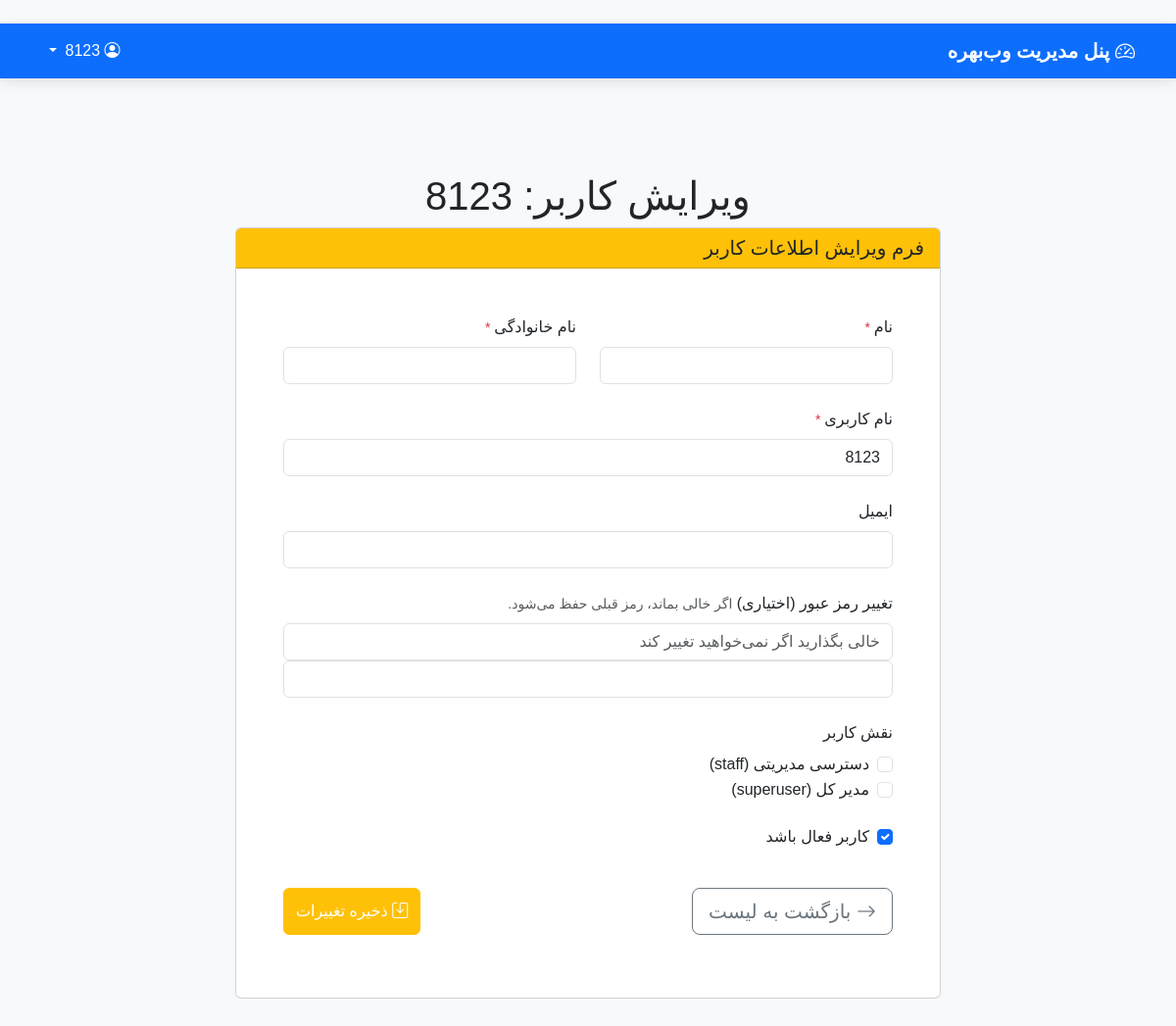
Before: /users/2/edit/ (signed in) with the older database file.
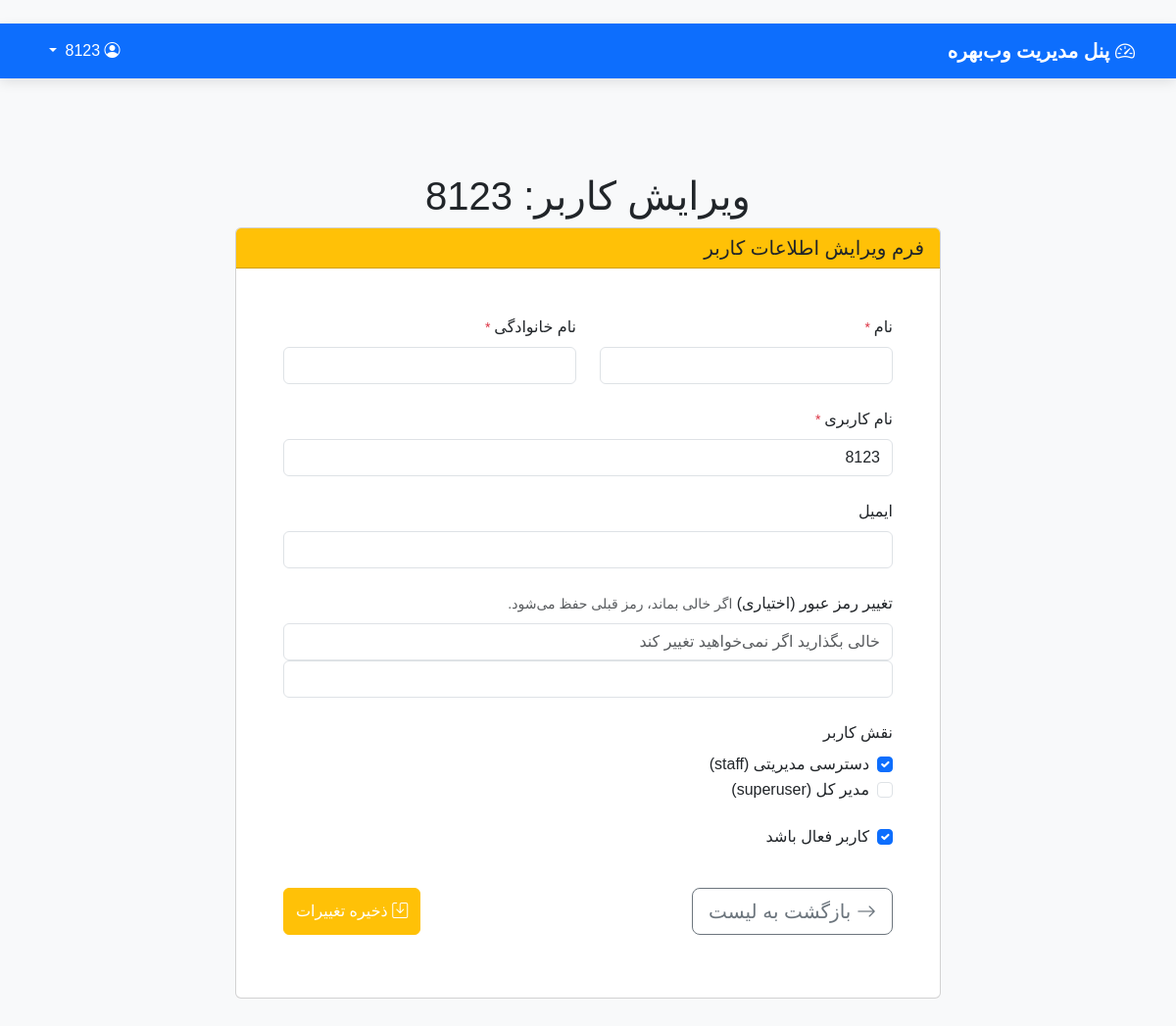
After: the same page with the newer database file.
### users/models.py (models this page shows, shortened)
class CustomUser(AbstractUser):
    ROLE_CHOICES = (
        ('manager', 'Manager'),
        ('staff', 'Staff'),
        ('employee', 'Employee'),
    )
    role = models.CharField(max_length=20, choices=ROLE_CHOICES, default='employee')
    phone_number = models.CharField(max_length=15, blank=True, null=True)
    is_staff_member = models.BooleanField(default=False)  # نقش سازمانی
    personel_code = models.CharField(max_length=15, blank=True, null=False)

### users/views.py (the view)
# urls.py: path('<int:pk>/edit/', views.UserUpdateView.as_view(), name='user_edit'),
@method_decorator([login_required, staff_member_required], name='dispatch')
class UserUpdateView(SuccessMessageMixin, UpdateView):
    model = get_user_model()
    form_class = CustomUserChangeForm
    template_name = 'admin/user_edit.html'
    success_url = reverse_lazy('users:users_list')
    success_message = 'اطلاعات کاربر با موفقیت بروزرسانی شد.'
    def get_context_data(self, **kwargs):
        context = super().get_context_data(**kwargs)
        context['user'] = self.object  # برای نمایش نام در عنوان صفحه
        return context

### templates/admin/user_edit.html (shortened to what this page needs)
﻿{% extends 'admin/base_admin.html' %}
{% block content %}
    <div class="container py-5">
        <div class="row justify-content-center">
            <div class="col-lg-8 col-md-10">
                <h1 class="page-title text-center">ویرایش کاربر: {{ user.get_full_name|default:user.username }}</h1>
                <div class="card">
                    <div class="card-header bg-warning text-dark">
                        <h5 class="mb-0">فرم ویرایش اطلاعات کاربر</h5>
                    </div>
                    <div class="card-body p-5">
                        <form method="post">
                            <div class="row mb-4">
                                <div class="col-md-6">
                                    <label class="form-label">نام<small class="text-danger"> *</small></label>
                                    {{ form.first_name }}
                                </div>
                                <div class="col-md-6">
                                    <label class="form-label">نام خانوادگی<small class="text-danger"> *</small></label>
                                    {{ form.last_name }}
                                </div>
                            </div>
                            <div class="mb-4">
                                <label class="form-label">نام کاربری<small class="text-danger"> *</small></label>
                                {{ form.username }}
                            </div>
                            <div class="mb-4">
                                <label class="form-label">ایمیل</label>
                                {{ form.email }}
                            </div>
                            <div class="mb-4">
                                <label class="form-label">تغییر رمز عبور (اختیاری)</label>
                                <small class="text-muted">اگر خالی بماند، رمز قبلی حفظ می‌شود.</small>
                                {{ form.password1 }}
                                {{ form.password2 }}
                            </div>
                            <div class="mb-4">
                                <label class="form-label">نقش کاربر</label>
                                <div class="form-check">
                                    {{ form.is_staff }}
                                    <label class="form-check-label">دسترسی مدیریتی (staff)</label>
                                </div>
                                <div class="form-check">
                                    {{ form.is_superuser }}
                                    <label class="form-check-label">مدیر کل (superuser)</label>
                                </div>
                            </div>
                            <div class="mb-4">
                                <div class="form-check">
                                    {{ form.is_active }}
                                    <label class="form-check-label">کاربر فعال باشد</label>
                                </div>
                            </div>
                            <div class="d-grid d-md-flex justify-content-md-between">
                                <a href="{% url 'users:users_list' %}" class="btn btn-outline-secondary btn-lg mt-3">
                                    <i class="bi bi-arrow-right"></i> بازگشت به لیست
                                </a>
                                <button type="submit" class="btn btn-warning btn-submit mt-3 text-white">
                                    <i class="bi bi-save"></i> ذخیره تغییرات
                                </button>
                            </div>
                        </form>
                    </div>
                </div>
            </div>
        </div>
    </div>
{% endblock %}

Changed rows visible on the page:
changed CustomUser: is_staff "☐" → "☑"
